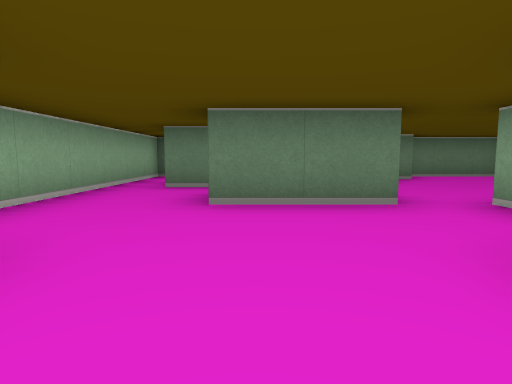
[1] (above)

23 first-person views from a walk through a cub3D maze. The camera is about half as high as the walls, tilts 6° down and sees 75° across. The floor is counted in squares. Each view is taken from the middle of a square. On the plan, view 1 faces up. The plan holds only what a view shows up to about 9 squares ahead; the rest is blank.

[2]
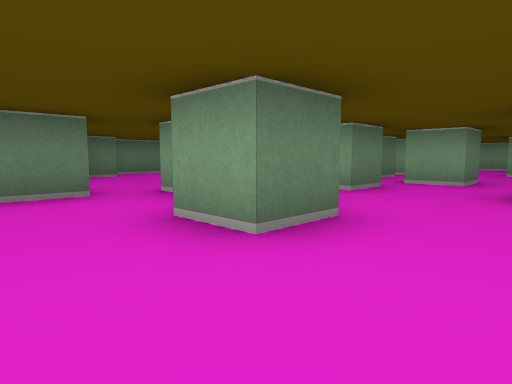

[3]
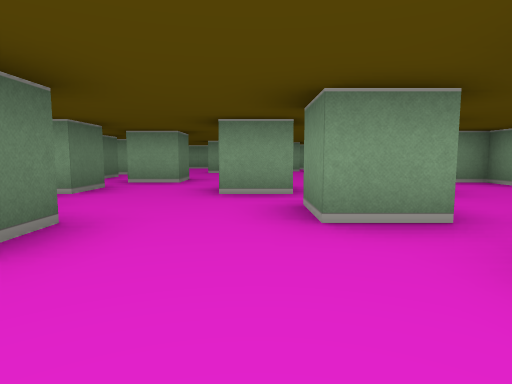

[4]
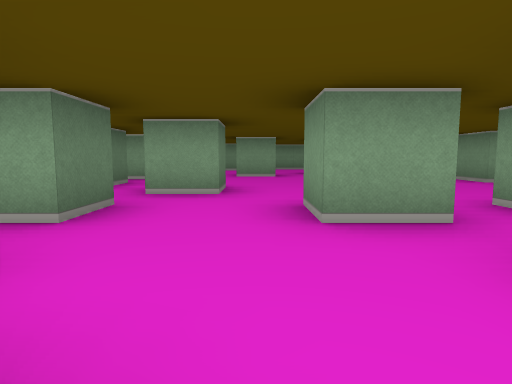

[5]
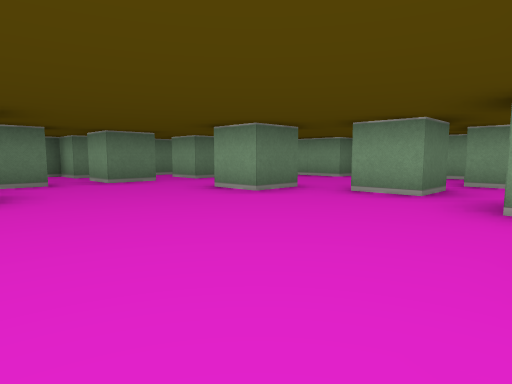

[6]
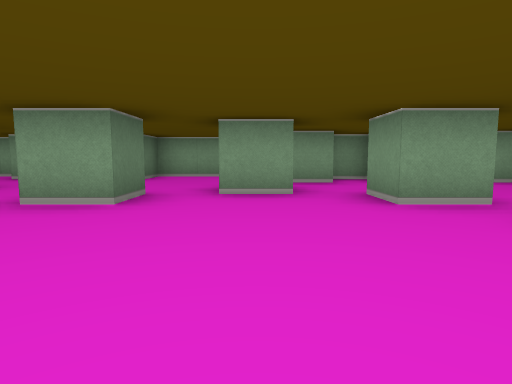

[7]
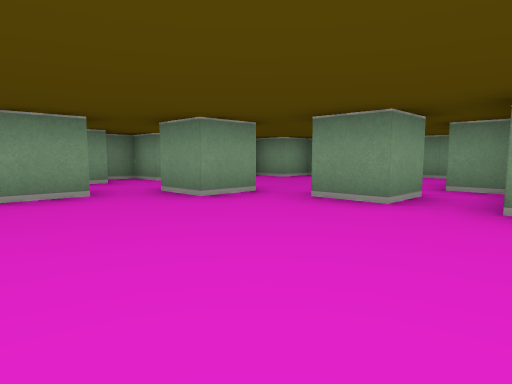

[8]
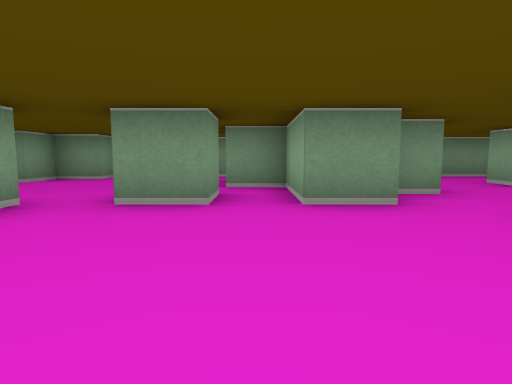

[9]
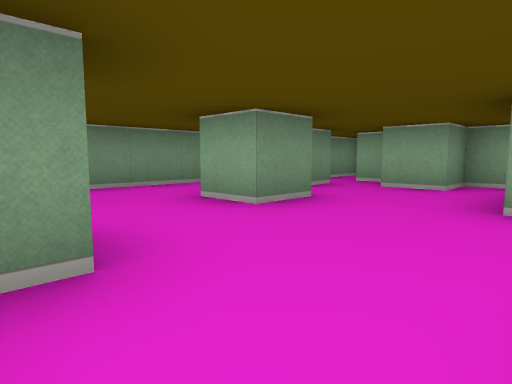

[10]
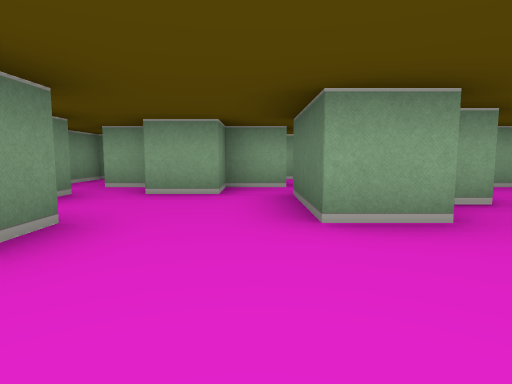

[11]
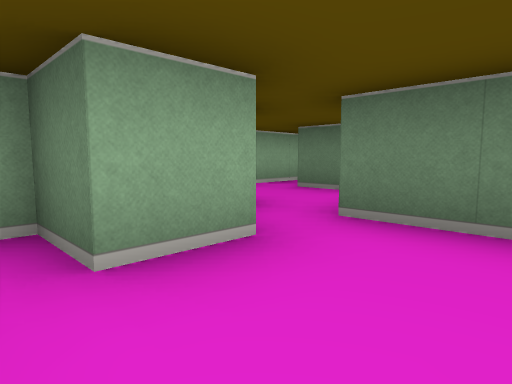

[12]
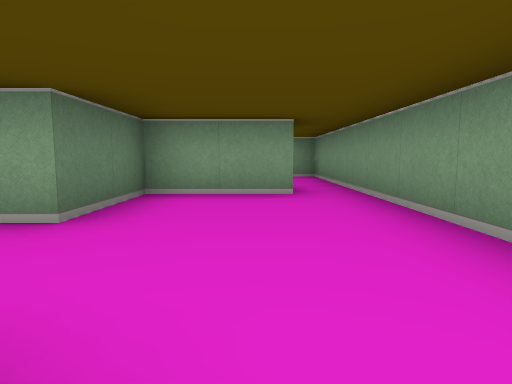

[13]
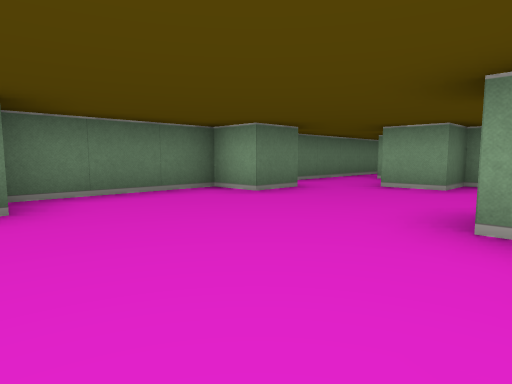

[14]
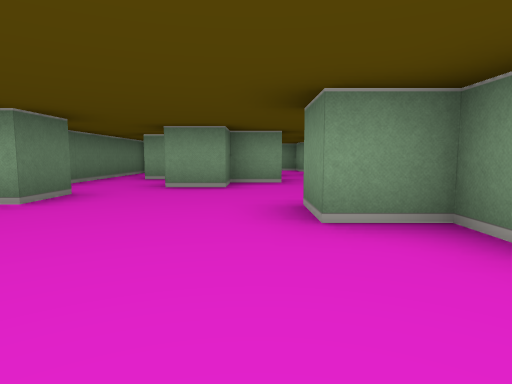

[15]
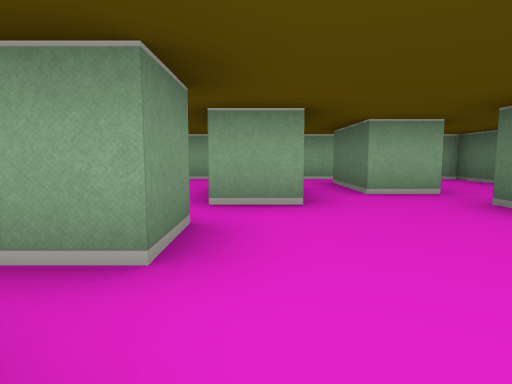

[16]
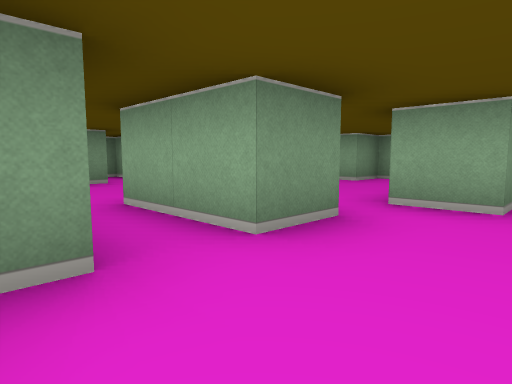

[17]
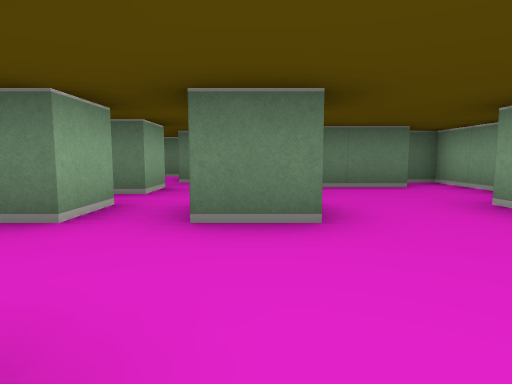

[18]
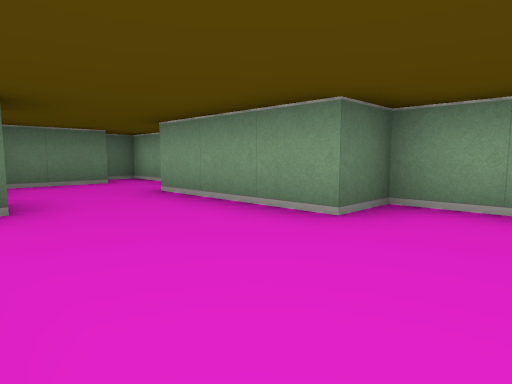

[19]
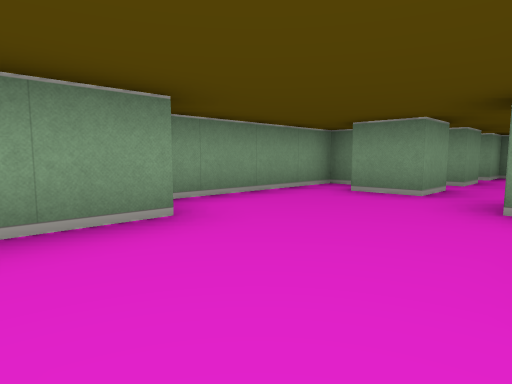

[20]
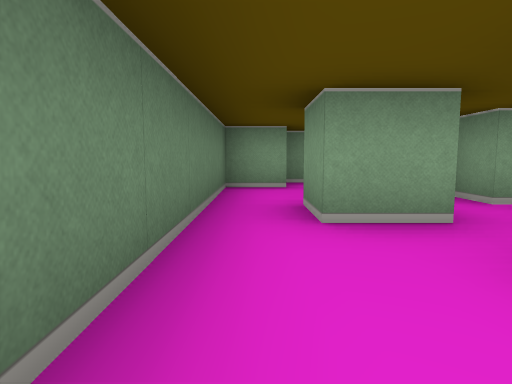

[21]
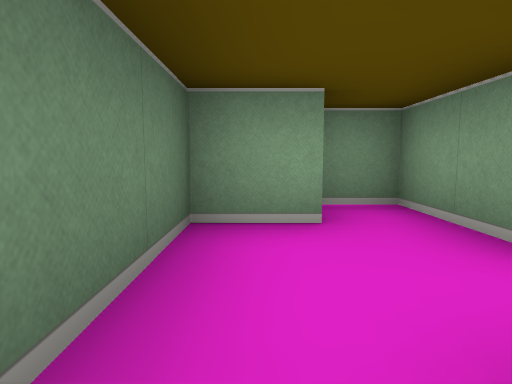

[22]
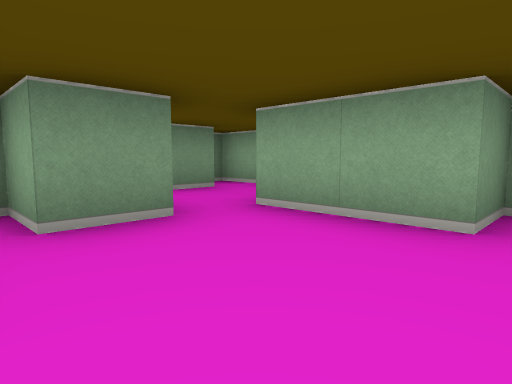

[23]
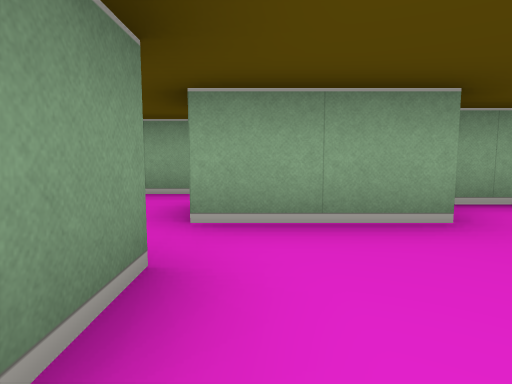

### Floor plan
Key: @ floor where view 1 was taken; # wall or solid block; . floor.
Columns run from 3 left of view 1 to 16 right of it. Each row starts with its distance up from view 1.
  9 ###   ############
  8 #...  #...#......##
  7 #....# .......#...##
  6 #.##........##..####
  5 #............#.##..#
  4 #..##....#.........#
  3 #.....#.##.#.#.#..##
  2 #.....#.#.........#
  1 ##...##...#.......##
  0 ###@..........#....#
 -1 #.#.....#..........#
 -2 #.#...#........#...#
 -3 #...#...#........###
 -4 #...##........#...##
 -5 #.#.......#.#....##
 -6 ####.....###......
 -7 # #...#....#. ...#
 -8 #...#......#. ..##
 -9 ###  ..........##
-10      ###########

Where each view was taken, in squares from view 1:
view 1: 0 up, 0 right, facing up
view 2: 1 down, 0 right, facing up-right
view 3: 1 down, 0 right, facing right
view 4: 0 up, 2 right, facing right
view 5: 4 down, 7 right, facing up-right
view 6: 2 down, 7 right, facing right
view 7: 1 down, 7 right, facing down-right
view 8: 1 down, 8 right, facing down
view 9: 4 down, 6 right, facing down-left
view 10: 5 down, 5 right, facing left
view 11: 7 down, 2 right, facing up-left
view 12: 8 down, 3 right, facing right
view 13: 4 up, 3 right, facing up-right
view 14: 5 up, 3 right, facing right
view 15: 4 up, 5 right, facing left
view 16: 5 up, 5 right, facing down-left
view 17: 0 up, 12 right, facing up
view 18: 1 down, 12 right, facing up-right
view 19: 2 up, 12 right, facing down-right
view 20: 8 up, 8 right, facing right
view 21: 8 up, 11 right, facing right
view 22: 0 up, 2 right, facing down-left
view 23: 2 down, 2 right, facing left
